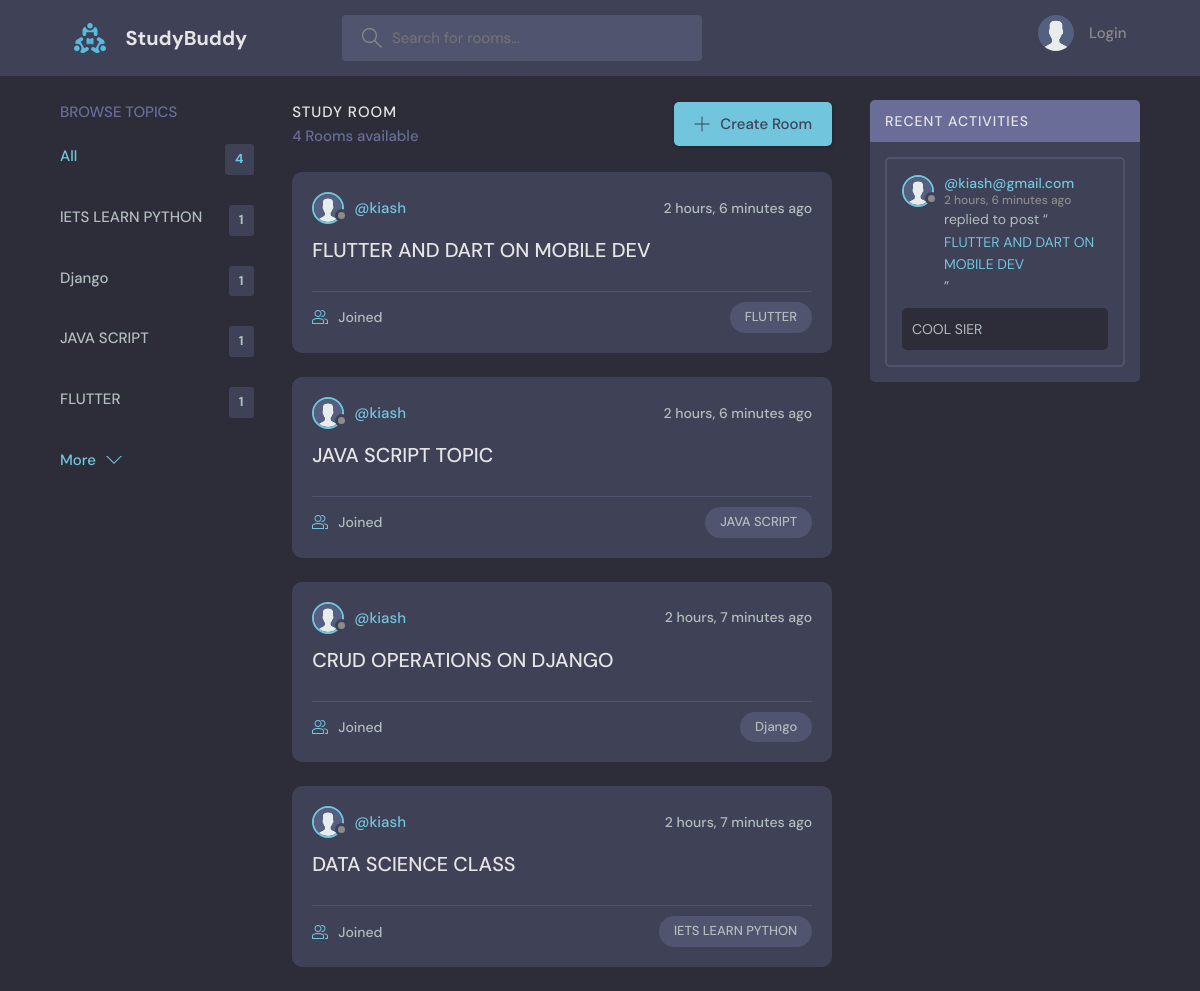
Before: / with the older database file.
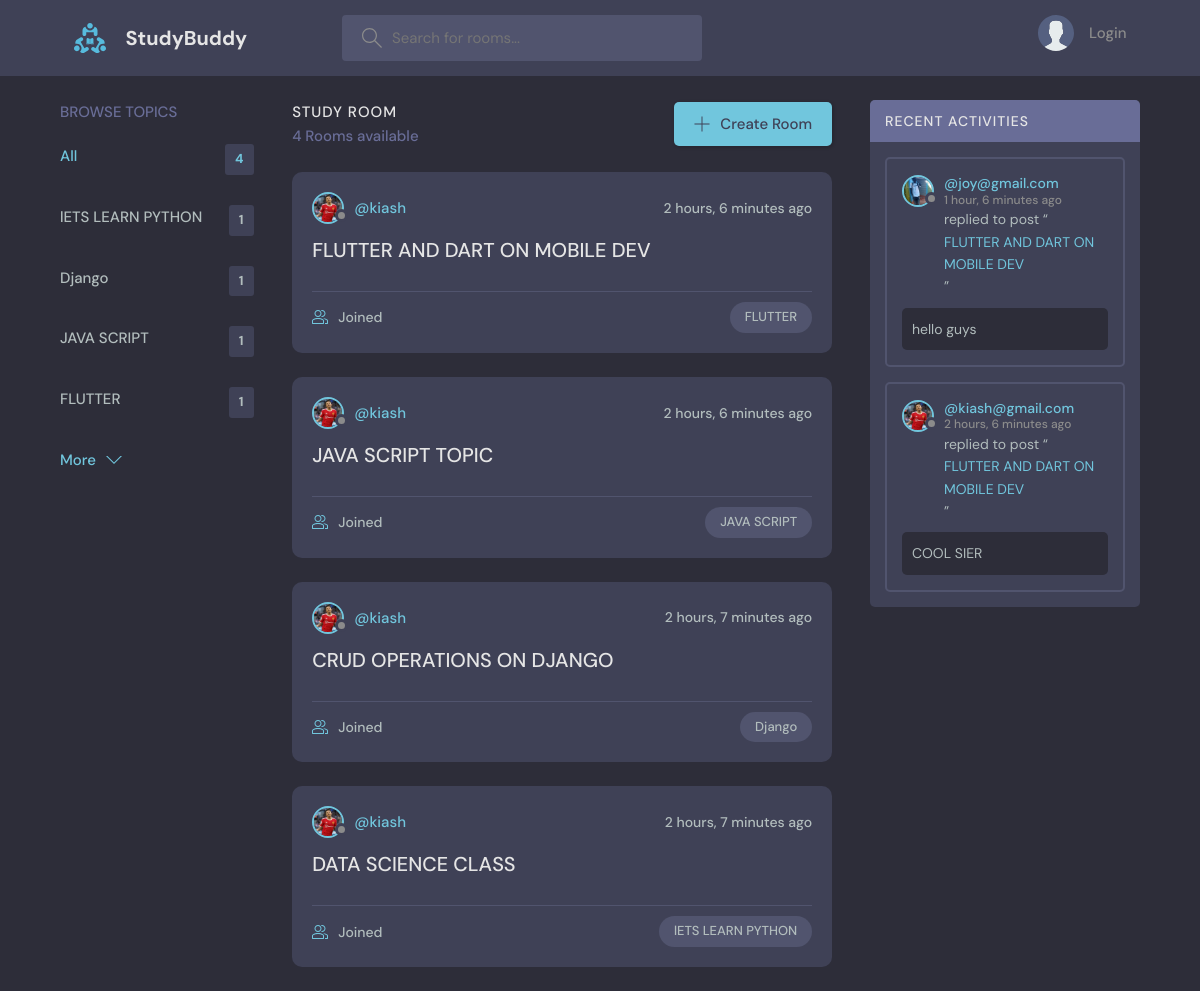
After: the same page with the newer database file.
### core/models.py (models this page shows, shortened)
class Topic(models.Model):
    name = models.CharField(max_length=200,null=True,blank=True)

class Room(models.Model):
    host=models.ForeignKey(User,on_delete=models.CASCADE,null=True,blank=True)
    topic=models.ForeignKey(Topic,on_delete=models.SET_NULL,null=True)
    name = models.CharField(max_length=255,null=True,blank=True)
    description = models.TextField(max_length=1000,null=True,blank=True)
    participants = models.ManyToManyField(User,related_name='participants',blank=True)
    updated = models.DateTimeField(auto_now=True)
    created = models.DateTimeField(auto_now_add=True)
    class Meta:
        ordering = ['-created' , '-updated']
    def __str__(self):
        return self.name

class User(AbstractUser):
    name=models.CharField(max_length=100 , blank=True, null=True)
    email=models.EmailField(max_length=100 , unique=True,blank=True, null=True)
    bio=models.TextField(max_length=100 , blank=True, null=True)
    avatar=models.ImageField(default="avatar.svg", blank=True, null=True)
    USERNAME_FIELD = 'email'
    REQUIRED_FIELDS = []

class Message(models.Model):
    room = models.ForeignKey(Room,on_delete=models.CASCADE,null=True,blank=True)
    user = models.ForeignKey(User,on_delete=models.CASCADE,null=True,blank=True)
    content = models.TextField(max_length=1000,null=True,blank=True)
    updated = models.DateTimeField(auto_now=True)
    created = models.DateTimeField(auto_now_add=True)
    class Meta:
        ordering = ['-created' , '-updated']

### core/views.py (the view)
# urls.py: 2. Add a URL to urlpatterns:  path('', views.home, name='home')
def home(request):
    q=request.GET.get('q') if request.GET.get('q') else ''
    rooms=Room.objects.filter(
        Q(topic__name__icontains=q) |
        Q(name__icontains=q) |
        Q(description__icontains=q)
    )
    topics=Topic.objects.all()[0:5]
    room_count=rooms.count()
    room_message=Message.objects.filter(Q(room__topic__name__icontains=q))
    context={
        'rooms':rooms,
        'topics':topics,
        'room_count':room_count,
        'room_message':room_message,
    }
    return render(request,'core/home.html',context)

### core/templates/core/home.html (shortened to what this page needs)
{% extends 'base.html' %}
{% block content %}
{% load static %}
    <main class="layout layout--3">
      <div class="container">
           {% include 'core/topic.html' %}
        <div class="roomList">
          <div class="roomList__header">
            <div>
              <h2>Study Room</h2>
              <p>{{ rooms.count}}  Rooms available</p>
            </div>
            <a class="btn btn--main" href="{% url 'core:create-room' %}">
              <svg version="1.1" xmlns="http://www.w3.org/2000/svg" width="32" height="32" viewBox="0 0 32 32">
                <title>add</title>
                <path
                  d="M16.943 0.943h-1.885v14.115h-14.115v1.885h14.115v14.115h1.885v-14.115h14.115v-1.885h-14.115v-14.115z"
                ></path>
              </svg>
              Create Room
            </a>
          </div>
          {% include 'core/feed.html' %}
        </div>
        {% include 'core/activity.html' %}
      </div>
    </main>
{% endblock %}

### core/templates/core/topic.html
<div class="topics">
    <div class="topics__header">
      <h2>Browse Topics</h2>
    </div>
    <ul class="topics__list">
      <li>
        <a href="{% url 'core:home' %}" class="active">All<span>{{topics.count}}</span></a>
      </li>
      {% for topic in topics %}
      <li>
        <a href="{% url 'core:home' %}?q={{topic.name}}">{{topic.name}} <span>{{topic.room_set.all.count}}</span></a>
      </li>
      {% endfor %}
    </ul>
    <a class="btn btn--link" href="{% url 'core:topics' %}">
      More
      <svg version="1.1" xmlns="http://www.w3.org/2000/svg" width="32" height="32" viewBox="0 0 32 32">
        <title>chevron-down</title>
        <path d="M16 21l-13-13h-3l16 16 16-16h-3l-13 13z"></path>
      </svg>
    </a>
  </div>

### core/templates/core/feed.html (shortened to what this page needs)
{% for room in rooms %}
        <div class="roomListRoom">
                <div class="roomListRoom__header">
                <a href="{% url 'core:profile' room.host.id %}" class="roomListRoom__author">
                    <div class="avatar avatar--small">
                    <img src="{{room.host.avatar.url}}" />
                    </div>
                    <span>@{{room.host.username}}</span>
                </a>
                <div class="roomListRoom__actions">
                    <span>{{room.created|timesince}} ago</span>
                </div>
                </div>
                <div class="roomListRoom__content">
                <a href="{% url 'core:room' room.id %}">{{room.name}}</a>
                </div>
                <div class="roomListRoom__meta">
                <a href="{% url 'core:room' room.id %}" class="roomListRoom__joined">
                    {{room.participants.all.coun}} Joined
                </a>
                <p class="roomListRoom__topic">{{room.topic.name}}</p>
                </div>
        </div>
{% endfor %}

### core/templates/core/activity.html (shortened to what this page needs)
<div class="activities">
    <div class="activities__header">
      <h2>Recent Activities</h2>
    </div>
    {% for message in room_message %}
    <div class="activities__box">
      <div class="activities__boxHeader roomListRoom__header">
        <a href="{% url 'core:profile' message.user.id %}" class="roomListRoom__author">
          <div class="avatar avatar--small">
            <img src="{{message.user.avatar.url}}" />
          </div>
          <p>
            @{{message.user}}
            <span>{{message.created|timesince}} ago</span>
          </p>
        </a>
      </div>
      <div class="activities__boxContent">
        <p>replied to post “<a href="{% url 'core:room' message.room.id %}">{{message.room}}</a>”</p>
        <div class="activities__boxRoomContent">
            <p>{{message.content}}</p>
        </div>
      </div>
    </div>
    {% endfor %}
  </div>

Changed rows visible on the page:
changed through a linked row, Room "FLUTTER AND DART ON MOBILE DEV": host.avatar: picture added in place of a placeholder
changed through a linked row, Room "JAVA SCRIPT TOPIC": host.avatar: picture added in place of a placeholder
changed through a linked row, Room "CRUD OPERATIONS ON DJANGO": host.avatar: picture added in place of a placeholder
changed through a linked row, Room "DATA SCIENCE CLASS": host.avatar: picture added in place of a placeholder
added Message: user.avatar (picture), user "joy@gmail.com", created "1 hour, 6 minutes", room "FLUTTER AND DART ON MOBILE DEV", content "hello guys"
changed through a linked row, Message "COOL SIER": user.avatar: picture added in place of a placeholder
